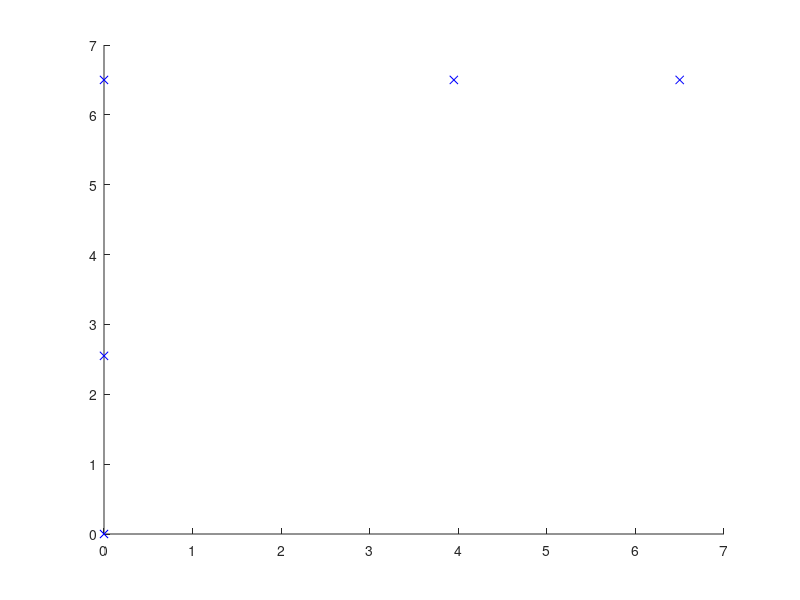

Reproduce this figure in MATLAB. (Note: this script raises an error after producing the figure.)
%% ME C231A Project: Urban Driving
% Main execution file
% Group

function [curve_x, curve_y, v , curve_psi ] = Path_Generation()
%% Dimensions (all sizes in meters)
lane_width = 3;

car_width = 1.85;
car_length = 4.9;

turn_radius = 5.56;

%% Path generation
% points for a right hand turn
travel = 5;
waypoints = [[0; 0], [0; travel - car_length/2], [0; travel + lane_width/2], [lane_width/2 + car_length/2; travel + lane_width/2], [lane_width/2 + travel; travel + lane_width/2]];

lane_lower = [[0 + lane_width/2; 0], [0 + lane_width/2; travel], [0 + lane_width/2; travel], [lane_width/2; travel], [lane_width/2 + travel; travel]];
lane_upper = [[0 - lane_width/2; 0], [0 - lane_width/2; travel], [0 - lane_width/2; travel + lane_width], [lane_width/2; travel + lane_width], [lane_width/2 + travel; travel + lane_width]];
% waypoints = [[0; 0], [0; 20 - car_length/2], [0; 20 + lane_width/2], [lane_width/2 + car_length/2; 20 + lane_width/2], [lane_width/2 + car_length/2 + 20; 20 + lane_width/2]];

% x_path = waypoints(1,:);
% y_path = waypoints(2,:);
% li_pts = 10; % number of straight line interpolation points
% x_path = [linspace(waypoints(1,1),waypoints(1,2),li_pts), linspace(waypoints(1,3), waypoints(1,4),li_pts)];
% y_path = [linspace(waypoints(2,1),waypoints(2,2),li_pts), linspace(waypoints(2,3), waypoints(2,4),li_pts)];

li_pts = 10; % number of straight line interpolation points
x_path = [linspace(waypoints(1,1),waypoints(1,2),li_pts), waypoints(1,3), linspace(waypoints(1,4), waypoints(1,5),li_pts)];
y_path = [linspace(waypoints(2,1),waypoints(2,2),li_pts), waypoints(2,3), linspace(waypoints(2,4), waypoints(2,5),li_pts)];
x_path = [x_path(1) x_path x_path(end)]; % repeat endpoints to work around midpoint spline interpolation, cuts ends short o.w.
y_path = [y_path(1) y_path y_path(end)];

hold on
% plot waypoints
plot(waypoints(1,:), waypoints(2,:), 'xb');

% midpoint spline interpolation
curve_values = spcrv([x_path; y_path]);
plot(curve_values(1,:),curve_values(2,:),'r','LineWidth',1.5);

% plot lanes
plot(lane_lower(1,:), lane_lower(2,:), 'k', 'LineWidth', 1.5);
plot(lane_upper(1,:), lane_upper(2,:), 'k', 'LineWidth', 1.5);

legend({'Waypoints' 'Fitted Spline Curve'},  'location','SE');
hold off

%% State Reference Generation

curve_x = curve_values(1,:);
curve_y = curve_values(2,:);

% Precompute heading angles along curve
curve_psi = [];
for i = 1:(length(curve_x)-1)
    dx = curve_x(i+1) - curve_x(i);
    dy = curve_y(i+1) - curve_y(i);
    curve_psi(i) = atan2(dy, dx);
end
curve_psi(end) = curve_psi(end-1); % assume the same heading for final step

% Precompute distances along curve
curve_dist = [0];
for i = 2:length(curve_x)
    dx = curve_x(i) - curve_x(i-1);
    dy = curve_y(i) - curve_y(i-1);
    curve_dist(i) = curve_dist(i-1) + sqrt(dx^2 + dy^2);
end

% Problem parameters
% Assuming constant v for now
v = 4.5; % m/s (~10 mph)
dt = 0.2;
N = 6;

% To be run at each time step before solving MPC problem

% Need a routine here to project the current state to find nearest path point
% Algorithm sketch
% 1. Begin at start point with no error
% 2. Compute N reference steps and exectue time step: x1, ..., xN
% 3. Take current state x(t) and assume the closest path point is last x1
% 4. Examine path points before and after x1. Follow direction in which distance
% between x(t) and path point decreases until it starts increasing. This assumes
% the path has decent local convexity, which is probably fine but might fail for
% e.g. parallel parking

% Initial state (x,y,v,psi)
% Assuming for now we projected onto the path
% Reset this at each time step
x0 = [0;0;v;pi/2];
% Find what point index you're at in the curve
idx = 1;
cur_dist = curve_dist(idx);
z_ref = [x0];

temp_idx = idx;
for i=1:N
    dist = cur_dist + i*v*dt;
    % find closest point in curve_dist to dist
    % or just interpolate path to have constant d(dist) between points
    check_dist = curve_dist(temp_idx);
    while(check_dist < dist)
        temp_idx = temp_idx + 1;
        check_dist = curve_dist(temp_idx);
    end
    z_ref = [z_ref, [curve_x(temp_idx); curve_y(temp_idx); v; curve_psi(temp_idx)]];
end


v = v*ones(1,length(curve_psi)); 
curve_x = curve_x(1,1:end-1);
curve_y = curve_y(1,1:end-1); 
end


%% Input Reference Generation

%% Leftover experimental code

% %% Manual parametric splines
% 
% time = 1:length(x_path);
% knots = 1:0.5:length(x_path);
% 
% % xspline = csapi(time,x_path);
% % yspline = csapi(time,y_path);
% xspline = spapi(3, time, x_path);
% yspline = spapi(3, time, y_path);
% fnplt(xspline);
% 
% % x_points = ppval(xspline, 1:0.1:length(x_path));
% % y_points = ppval(yspline, 1:0.1:length(y_path));
% 
% xmids = [];
% ymids = [];
% for i=1:length(x_path)-1
%     xmids(i) = (x_path(i) + x_path(i+1))/2;
%     ymids(i) = (y_path(i) + y_path(i+1))/2;
% end
% % plot(x_points, y_points);
% time2 = 1:length(xmids);
% xspline2 = spapi(3,time2,xmids);
% yspline2 = spapi(3,time2,ymids);
% fnplt(xspline2);
% hold on; fnplt(xspline, 'g'); hold off;
% 
% x_points = fnval(xspline2, 1:0.1:length(time2));
% y_points = fnval(yspline2, 1:0.1:length(time2));
% plot(x_points,y_points);
% 
% %%
% xpts = values(1,:);
% ypts = values(2,:);
% time = 1:length(xpts);
% 
% xspline = spapi(3,time,xpts);
% yspline = spapi(3,time,ypts);
% fnplt(xspline);
% hold on; plot(time,xpts, 'g'); hold off;
% %%
% x_points = fnval(xspline2, 1:0.1:length(time2));
% y_points = fnval(yspline2, 1:0.1:length(time2));
% plot(x_points,y_points);